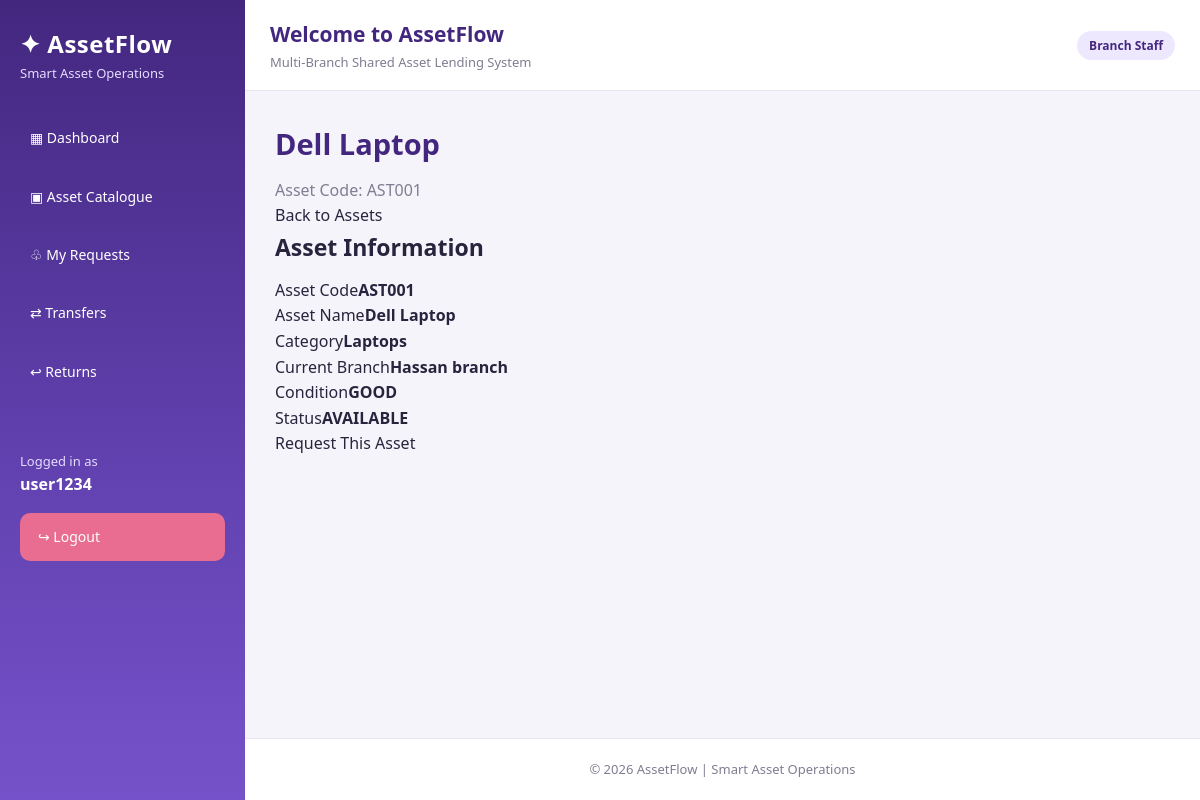
Screenshot of /assets/1/ (signed in) with the database file from the repository.
### myapp/models.py (models this page shows, shortened)
class UserProfile(models.Model):
    ROLE_CHOICES = [
        ("ADMIN", "Admin"),
        ("MANAGER", "Manager"),
        ("STAFF", "Branch Staff"),
    ]
    user = models.OneToOneField(
        settings.AUTH_USER_MODEL,
        on_delete=models.CASCADE,
        related_name="profile"
    )
    role = models.CharField(
        max_length=10,
        choices=ROLE_CHOICES,
        default="STAFF"
    )
    branch = models.ForeignKey(
        Branch,
        on_delete=models.SET_NULL,
        null=True,
        blank=True
    )

class Asset(models.Model):
    STATUS_CHOICES = [
        ("AVAILABLE", "Available"),
        ("BORROWED", "Borrowed"),
        ("IN_TRANSFER", "In Transfer"),
        ("MAINTENANCE", "Maintenance"),
    ]
    CONDITION_CHOICES = [
        ("NEW", "New"),
        ("GOOD", "Good"),
        ("DAMAGED", "Damaged"),
        ("UNDER_MAINTENANCE", "Under Maintenance"),
    ]
    asset_code = models.CharField(
        max_length=30,
        unique=True
    )
    name = models.CharField(max_length=150)
    category = models.ForeignKey(
        Category,
        on_delete=models.PROTECT
    )
    branch = models.ForeignKey(
        Branch,
        on_delete=models.PROTECT
    )
    owner = models.CharField(
        max_length=150,
        blank=True
    )
    condition = models.CharField(
        max_length=25,
        choices=CONDITION_CHOICES,
        default="GOOD"
    )
    status = models.CharField(
        max_length=15,
        choices=STATUS_CHOICES,
        default="AVAILABLE"
    )
    description = models.TextField(blank=True)
    created_at = models.DateTimeField(auto_now_add=True)

class Category(models.Model):
    name = models.CharField(max_length=100, unique=True)
    description = models.TextField(blank=True)
    def __str__(self):
        return self.name

class Branch(models.Model):
    name = models.CharField(max_length=100)
    branch_code = models.CharField(max_length=20, unique=True)
    location = models.CharField(max_length=200)
    latitude = models.DecimalField(
        max_digits=9,
        decimal_places=6,
        null=True,
        blank=True
    )
    longitude = models.DecimalField(
        max_digits=9,
        decimal_places=6,
        null=True,
        blank=True
    )
    def __str__(self):
        return self.name

### myapp/views.py (the view)
@login_required
def asset_detail(request, asset_id):
    asset = get_object_or_404(
        Asset,
        pk=asset_id
    )
    return render(
        request,
        "myapp/asset_detail.html",
        {
            "asset": asset
        }
    )

### myapp/templates/myapp/asset_detail.html (shortened to what this page needs)
{% extends 'myapp/base.html' %}
{% block content %}
<div class="page-header">
    <div>
        <h1>{{ asset.name }}</h1>
        <p>Asset Code: {{ asset.asset_code }}</p>
    </div>
    <a href="{% url 'assets' %}" class="secondary-button">Back to Assets</a>
</div>
<div class="content-card">
    <h2>Asset Information</h2>
    <div class="details-grid">
        <div class="detail-item"><span>Asset Code</span><strong>{{ asset.asset_code }}</strong></div>
        <div class="detail-item"><span>Asset Name</span><strong>{{ asset.name }}</strong></div>
        <div class="detail-item"><span>Category</span><strong>{{ asset.category }}</strong></div>
        <div class="detail-item"><span>Current Branch</span><strong>{{ asset.branch }}</strong></div>
        <div class="detail-item"><span>Condition</span><strong>{{ asset.condition }}</strong></div>
        <div class="detail-item"><span>Status</span><strong>{{ asset.status }}</strong></div>
    </div>
    {% if asset.status == "AVAILABLE" %}
    <a href="{% url 'request_create' %}?asset={{ asset.id }}" class="primary-button">
        Request This Asset
    </a>
    {% else %}
    <p class="notice">This asset is currently unavailable.</p>
    {% endif %}
</div>
{% endblock %}

### myapp/templates/myapp/base.html (shortened to what this page needs)
{% load static %}
<!DOCTYPE html>
<html lang="en">
<head>
    <link rel="stylesheet" href="{% static 'myapp/css/style.css' %}">
</head>
<body>
{% if user.is_authenticated %}
<div class="app-layout">
    <aside class="sidebar">
        <div style="padding:25px 20px;">
            <h2 style="color:white; margin:0;">✦ AssetFlow</h2>
            <p style="color:#e5dcff; font-size:13px;">
                Smart Asset Operations
            </p>
        </div>
        <nav>
            <a href="{% url 'dashboard' %}">▦ Dashboard</a>
            <a href="{% url 'assets' %}">▣ Asset Catalogue</a>
            {% if user.is_superuser or user.profile.role == "ADMIN" %}
                <a href="{% url 'requests' %}">♧ All Requests</a>
                <a href="{% url 'approvals' %}">✓ Approvals</a>
                <a href="{% url 'transfers' %}">⇄ Transfers</a>
                <a href="{% url 'returns' %}">↩ Returns</a>
                <a href="{% url 'branches' %}">⌂ Branch Management</a>
                <a href="{% url 'reports' %}">▤ Reports</a>
            {% elif user.profile.role == "STAFF" %}
                <a href="{% url 'requests' %}">♧ My Requests</a>
                <a href="{% url 'transfers' %}">⇄ Transfers</a>
                <a href="{% url 'returns' %}">↩ Returns</a>
            {% endif %}
        </nav>
        <div style="padding:20px; margin-top:30px;">
            <p style="color:#e5dcff; font-size:13px;">
                Logged in as
            </p>
            <strong style="color:white;">
                {{ user.username }}
            </strong>
            <a href="{% url 'logout' %}"
               style="background:#e96d91; margin:15px 0 0;">
                ↪ Logout
            </a>
        </div>
    </aside>
    <div class="main-area">
        <header class="topbar">
            <div>
                <h2 style="margin:0;">Welcome to AssetFlow</h2>
                <p style="margin:0;">
                    Multi-Branch Shared Asset Lending System
                </p>
            </div>
            <div>
                <span class="badge">
                    {% if user.is_superuser %}
                        Admin
                    {% else %}
                        {{ user.profile.get_role_display }}
                    {% endif %}
                </span>
            </div>
        </header>
        <main class="main-content">
            {% block content %}{% endblock %}
        </main>
        <footer style="text-align:center; padding:20px; color:#817c91;">
            © {% now "Y" %} AssetFlow | Smart Asset Operations
        </footer>
    </div>
</div>
{% else %}
    {% block public_content %}{% endblock %}
{% endif %}
</body>
</html>

### myapp/static/myapp/css/style.css (style rules this page uses)
:root { --purple: #6842c2; --purple-dark: #43277f; --purple-light: #eee8ff; --teal: #16a69a; --teal-light: #e0f7f4; --orange: #f39a42; --orange-light: #fff0dc; --pink: #e96d91; --pink-light: #ffe6ee; --green: #219b68; --green-light: #dcf7e9; --red: #df5260; --red-light: #ffe3e7; --background: #f6f4fb; --white: #ffffff; --text: #29243d; --muted: #817c91; --border: #e9e5f0; --shadow: 0 8px 25px rgba(65, 44, 110, 0.08); --radius: 15px; }
* { margin: 0; padding: 0; box-sizing: border-box; }
html { scroll-behavior: smooth; }
body { font-family: "Segoe UI", Arial, sans-serif; background: var(--background); color: var(--text); line-height: 1.6; }
a { text-decoration: none; color: inherit; }
.app-layout { display: flex; min-height: 100vh; }
.main-area { flex: 1; min-width: 0; display: flex; flex-direction: column; }
.main-content { padding: 30px; flex: 1; }
.sidebar, .navigation { width: 245px; flex-shrink: 0; min-height: 100vh; background: linear-gradient( 180deg, #43277f 0%, #6040ad 55%, #7652ca 100% ); color: white; }
.sidebar h2 { color: white; font-size: 24px; letter-spacing: 0.5px; }
.sidebar p { color: #e5dcff; }
.sidebar nav, .navigation { display: flex; flex-direction: column; }
.sidebar a, .navigation a { display: block; padding: 13px 18px; margin: 5px 12px; border-radius: 10px; color: white; font-size: 14px; transition: all 0.25s ease; }
.topbar, header { background: var(--white); padding: 18px 25px; border-bottom: 1px solid var(--border); }
.topbar { display: flex; justify-content: space-between; align-items: center; gap: 15px; flex-wrap: wrap; }
.topbar h2 { color: var(--purple-dark); font-size: 21px; margin: 0; }
.topbar p { color: var(--muted); font-size: 13px; }
h1 { font-size: 29px; color: var(--purple-dark); margin-bottom: 10px; }
h2 { font-size: 23px; margin-bottom: 12px; }
p { color: var(--muted); }
.badge, .status { display: inline-block; padding: 5px 12px; border-radius: 20px; font-size: 12px; font-weight: 700; background: var(--purple-light); color: var(--purple-dark); }
footer { background: white; border-top: 1px solid var(--border); padding: 20px; text-align: center; color: var(--muted); font-size: 13px; }

### rows the page displays
Asset: name "Dell Laptop", asset_code "AST001", category "Laptops", branch "Hassan branch", condition "GOOD", status "AVAILABLE"

### other values shown
{{ user.username }} "user1234"
{{ user.profile.get_role_display }} "Branch Staff"
